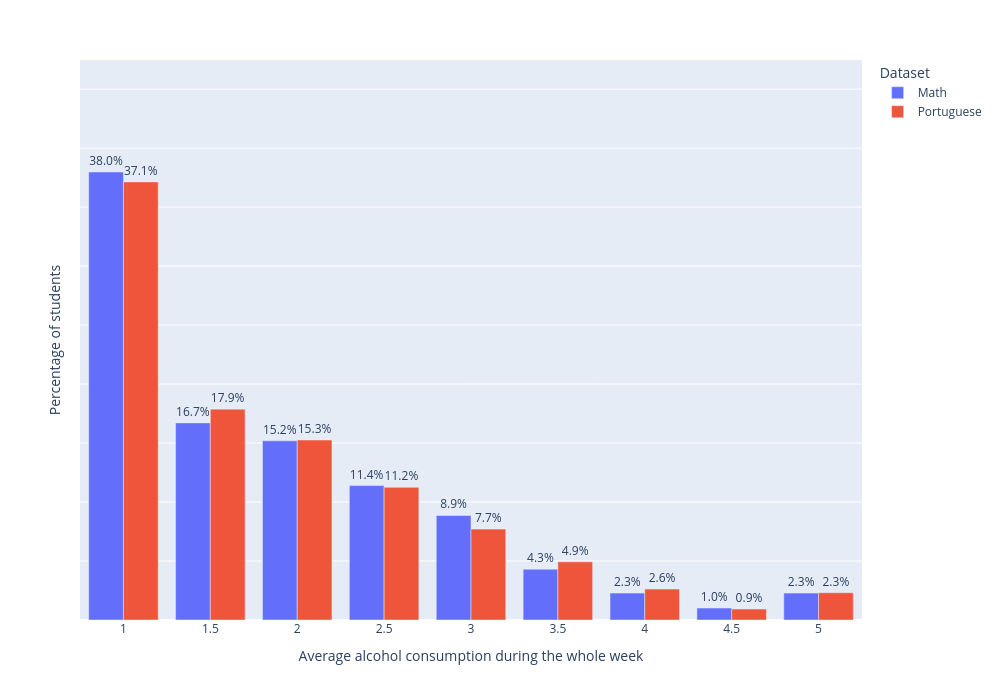

Notebook source saved alongside this figure:
### Markdown cell above
## Alcohol Consumption Intensity
The first argument that we use for the balanced lifestyle perspective is that alcohol consumption has a negative impact on the final grade of a student, this argument is based on the paper of https://www.sciencedirect.com/science/article/abs/pii/S0047272710001143?vi The paper found that increased alcohol consumption caused significant reductions in student achievement, particularly among high-performing students.

### Code cell
#| class: col-page-right

%run ../plots/alcohol_consumption_plot1.ipynb

### Figure 1 — Plotly figure (JSON) as saved in the notebook; plotly's stock layout.template omitted (floating-point values rounded to 4 significant figures)
{"data": [{"alignmentgroup": "True", "hovertemplate": "Dataset=Math<br>Average alcohol consumption during the whole week=%{x}<br>Percentage of students=%{text}<extra></extra>", "legendgroup": "Math", "marker": {"color": "#636efa", "pattern": {"shape": ""}}, "name": "Math", "offsetgroup": "Math", "orientation": "v", "showlegend": true, "text": [0.3797, 0.1671, 0.1519, 0.1139, 0.08861, 0.04304, 0.02278, 0.01013, 0.02278], "textposition": "outside", "texttemplate": "%{y:.1%}", "type": "bar", "x": [1.0, 1.5, 2.0, 2.5, 3.0, 3.5, 4.0, 4.5, 5.0], "xaxis": "x", "y": [0.3797, 0.1671, 0.1519, 0.1139, 0.08861, 0.04304, 0.02278, 0.01013, 0.02278], "yaxis": "y"}, {"alignmentgroup": "True", "hovertemplate": "Dataset=Portuguese<br>Average alcohol consumption during the whole week=%{x}<br>Percentage of students=%{text}<extra></extra>", "legendgroup": "Portuguese", "marker": {"color": "#EF553B", "pattern": {"shape": ""}}, "name": "Portuguese", "offsetgroup": "Portuguese", "orientation": "v", "showlegend": true, "text": [0.3713, 0.1787, 0.1525, 0.1125, 0.07704, 0.04931, 0.02619, 0.009245, 0.02311], "textposition": "outside", "texttemplate": "%{y:.1%}", "type": "bar", "x": [1.0, 1.5, 2.0, 2.5, 3.0, 3.5, 4.0, 4.5, 5.0], "xaxis": "x", "y": [0.3713, 0.1787, 0.1525, 0.1125, 0.07704, 0.04931, 0.02619, 0.009245, 0.02311], "yaxis": "y"}], "layout": {"barmode": "group", "height": 700, "legend": {"title": {"text": "Dataset"}, "tracegroupgap": 0}, "margin": {"t": 60}, "width": 1000, "xaxis": {"anchor": "y", "domain": [0, 1], "title": {"text": "Average alcohol consumption during the whole week"}}, "yaxis": {"anchor": "x", "domain": [0, 1], "range": [0, 0.4747], "showticklabels": false, "title": {"text": "Percentage of students"}}}}
